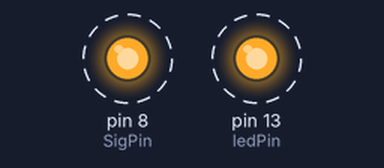
Simulated run of this sketch. Board: Arduino Uno, built with avr-gcc and run on an emulated ATmega328P. On the bench: output pins drawn as LEDs (lit = HIGH). Dashed ring = blinking.

Above: at 0.5 s.
Timing chart, 0 to 4.6 s (numbered marks = the images above):
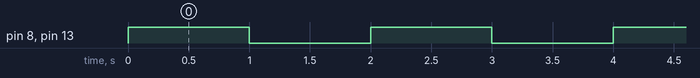

Measured:
- by itself, pin 8 (SigPin), pin 13 (ledPin): alternates HIGH for 1.0 s and LOW for 1.0 s

The sketch:

neibc_laser.ino
```cpp
// (licence header left out)
const int SigPin=8;
const int ledPin=13;

void setup() {
  pinMode(SigPin,OUTPUT);
  pinMode(ledPin,OUTPUT);
  digitalWrite(ledPin,LOW);
  Serial.begin(9600);
}

void loop() {
  digitalWrite(SigPin,HIGH);
  digitalWrite(ledPin,HIGH);
  delay(1000);
  digitalWrite(SigPin,LOW );
  digitalWrite(ledPin,LOW);
  delay(1000);
}
```
